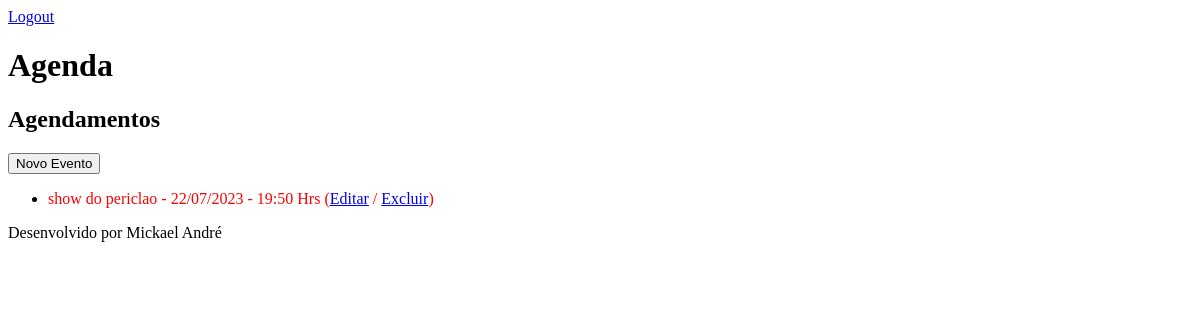
/agenda/ (signed in), run on an earlier commit of the app's database.
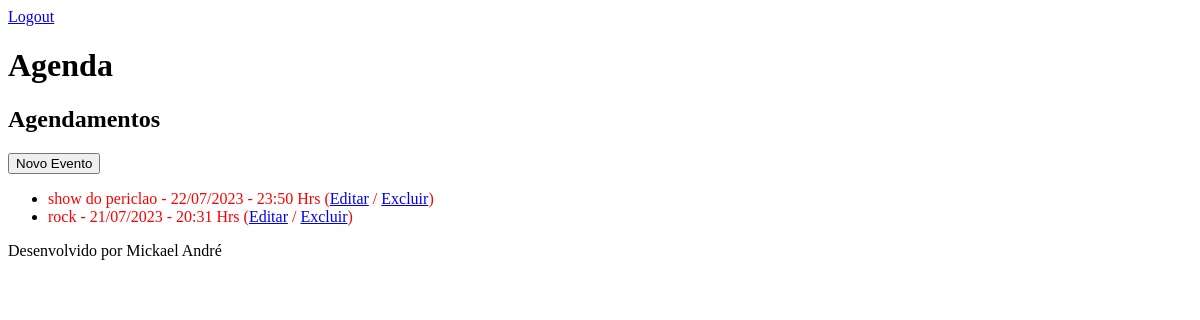
And on a later commit of the database.
### core/models.py (models this page shows, shortened)
class Evento(models.Model):
    titulo = models.CharField(max_length=200)
    descricao = models.TextField(blank=True, null=True)
    data_evento = models.DateTimeField(verbose_name="Data do evento")
    data_criacao = models.DateTimeField(auto_now=True)
    local = models.CharField(max_length=200, blank=True, null=True)
    usuario = models.ForeignKey(User, on_delete=models.CASCADE, blank=True, null=True)
    class Meta:
        db_table = "evento"
    def get_data_evento(self):
        return self.data_evento.strftime('%d/%m/%Y - %H:%M Hrs')
    def get_evento_atrasado(self):
        if self.data_evento < datetime.now():
            return True
        else:
            return False

### core/views.py (the view)
# urls.py: path('agenda/', views.lista_eventos),
@login_required(login_url='/login/')
def lista_eventos(request):
    usuario = request.user
    data_atual = datetime.now() - timedelta(hours=12)
    evento = Evento.objects.filter(usuario=usuario)
    dados = {'eventos': evento}
    return render(request, 'agenda.html', dados)

### templates/agenda.html (shortened to what this page needs)
<!DOCTYPE html>
<html lang="pt-br">
<head>
</head>
{% extends "model-page.html" %}
{% block content %}
    <h2>Agendamentos</h2>
    <a href="evento/">
        <button type="button">Novo Evento</button>
    </a>
    <ul style="font_size: 18px">
        {% for evento in eventos %}
            <li>
                <div style={% if evento.get_evento_atrasado %}"color:red"{% endif %}>
                    {{evento.titulo}} - {{evento.get_data_evento}}
                    (<a href="evento/?id={{ evento.id }}">Editar</a> / <a href="evento/delete/{{evento.id}}/">Excluir</a>)
                </div>
            </li>
        {% endfor %}
    </ul>
{% endblock %}

What changed in the data, as far as the page shows it:
changed Evento "show do periclao": get_data_evento "22/07/2023 - 19:50 Hrs" → "22/07/2023 - 23:50 Hrs"
added Evento: titulo "rock", get_data_evento "21/07/2023 - 20:31 Hrs"
